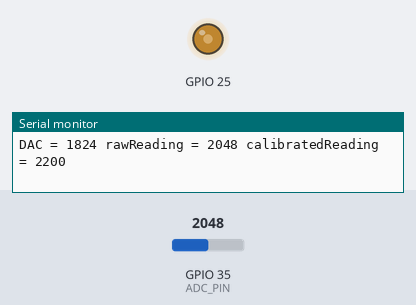
A sketch run on a simulated ESP32. Shown: output pins drawn as LEDs (lit = HIGH), the last lines printed to the serial monitor. Inputs (shaded band) come from the test bench; at power-on: GPIO 35 (ADC_PIN) = 2048 (analog values on the 0–4095 scale).

Above: at 1.2 s.
1.3 s: GPIO 35 (ADC_PIN) set to 491
At 1.98 s:
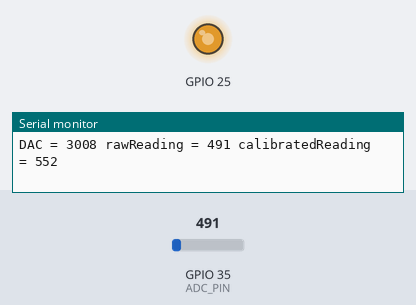
4.3 s: GPIO 35 (ADC_PIN) set to 1228
At 5.34 s:
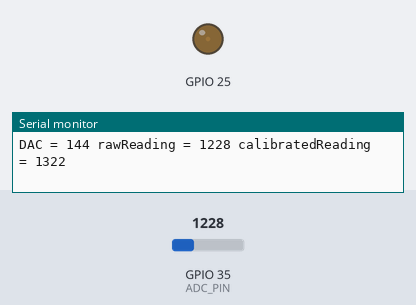
Timing chart, 0 to 13.3 s (numbered marks = the images above; inputs shaded):
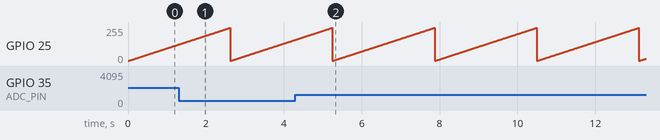

Measured:
- by itself, GPIO 25: ramps from 1/255 to 249/255 and jumps back, once every 2.6 s

The sketch:

ESP32_ADC_corrected_example.ino
```cpp
#include <Arduino.h>
#include <driver/dac.h>
#define ADC_PIN 35

const int ADC_LUT[4096] = { 0,
33,37,40,43,47,49,50,51,52,53,54,56,57,58,59,
60,62,63,64,65,66,67,68,69,70,71,71,72,73,74,
75,76,77,78,79,80,81,82,84,85,86,87,88,89,91,
92,93,94,95,96,97,98,99,100,101,102,103,104,105,106,
107,108,109,110,111,112,113,114,116,117,118,119,120,121,122,
124,125,126,127,128,129,130,131,133,134,135,136,137,138,139,
140,142,143,144,145,146,147,148,149,150,151,152,153,154,155,
156,157,158,159,159,161,162,163,164,165,166,167,168,169,170,
171,172,173,174,176,177,178,179,180,181,182,183,184,185,186,
187,188,190,191,192,193,194,195,196,197,198,199,200,201,203,
204,205,206,207,208,209,210,211,212,213,214,215,217,218,219,
220,221,222,223,224,225,226,228,229,230,231,232,233,235,236,
237,238,239,240,241,242,243,243,244,245,246,246,247,248,249,
249,250,251,252,253,253,254,255,256,257,258,259,260,261,262,
263,264,265,266,267,269,270,271,272,273,274,275,276,277,278,
279,280,281,282,283,284,285,286,287,288,289,290,291,292,294,
295,296,297,298,299,301,302,303,304,305,306,307,308,309,310,
311,312,313,314,316,317,318,319,320,321,322,323,324,325,326,
327,328,330,331,332,333,334,335,336,337,338,339,340,341,342,
343,344,345,346,347,348,349,349,350,351,352,354,355,356,357,
358,359,360,361,362,364,365,366,367,368,369,371,372,373,374,
376,377,378,380,381,382,384,385,386,387,388,389,390,391,392,
393,394,395,396,397,398,399,400,401,402,403,404,405,406,407,
408,409,410,411,412,413,414,415,416,417,418,419,420,421,422,
423,424,425,426,427,428,429,430,431,433,434,435,436,437,438,
440,441,442,443,444,445,446,448,449,450,451,452,453,454,455,
456,457,458,459,460,461,462,463,464,465,466,467,468,470,471,
472,473,474,475,476,477,478,479,480,481,482,483,484,485,486,
487,488,489,490,491,492,493,494,495,496,496,497,498,499,499,
500,501,502,502,503,504,504,505,506,507,507,508,509,510,510,
511,512,513,514,515,516,517,518,519,521,522,523,524,525,526,
527,528,529,530,531,532,533,534,535,536,537,538,539,540,541,
542,543,544,545,546,547,548,549,550,551,552,554,555,556,557,
558,559,560,561,562,563,563,564,565,566,567,568,568,569,570,
571,572,573,573,574,575,576,577,578,579,580,581,582,583,584,
585,586,587,588,589,590,590,591,592,593,594,596,597,598,599,
600,601,602,603,604,605,606,607,608,609,610,611,612,613,614,
615,616,617,618,619,620,622,623,624,625,626,627,629,630,631,
633,634,635,636,638,639,640,641,642,643,644,645,646,647,648,
650,651,652,653,654,655,656,657,658,659,660,662,663,664,665,
666,667,669,670,671,672,673,674,675,676,677,678,679,680,681,
682,683,684,685,686,686,687,689,690,691,692,693,695,696,697,
698,699,701,702,703,704,705,706,707,708,709,710,711,712,713,
714,715,716,718,719,720,721,722,723,724,725,726,727,728,729,
730,731,732,733,735,736,736,737,738,739,740,741,742,743,744,
744,745,746,747,748,749,750,751,751,752,753,754,755,756,757,
758,759,760,761,762,763,764,765,766,767,768,769,770,771,772,
773,774,775,776,777,778,779,780,781,782,783,785,786,787,788,
789,790,791,792,793,794,795,796,797,798,799,800,801,802,803,
804,805,806,807,808,809,810,811,812,813,814,815,816,817,818,
820,821,822,823,824,826,827,828,829,830,832,833,834,835,836,
837,838,839,840,841,842,843,844,845,846,847,848,849,850,851,
852,854,855,856,857,858,859,860,861,863,864,865,866,867,867,
868,869,870,871,872,873,874,875,876,877,878,879,880,881,882,
884,885,886,888,889,890,891,893,894,895,896,897,898,899,900,
901,902,903,904,905,906,907,908,909,910,911,912,913,914,916,
917,918,919,920,921,922,924,925,926,927,928,929,930,931,932,
933,934,935,936,937,938,939,940,941,942,943,944,945,946,947,
948,949,951,952,953,954,955,956,957,958,959,960,961,962,963,
964,965,966,967,968,970,971,972,973,974,975,976,977,978,979,
980,981,982,983,984,985,986,987,988,989,990,991,992,993,994,
995,996,997,998,999,1000,1001,1002,1003,1004,1005,1006,1007,1010,1014,
1019,1024,1025,1026,1027,1028,1029,1030,1031,1032,1033,1034,1035,1036,1037,
1038,1039,1040,1041,1042,1043,1044,1045,1046,1047,1048,1049,1050,1051,1052,
1053,1054,1055,1056,1057,1058,1059,1060,1061,1062,1063,1064,1065,1066,1067,
1068,1069,1070,1071,1072,1074,1075,1076,1077,1078,1079,1080,1081,1082,1083,
1084,1085,1086,1087,1088,1089,1090,1091,1092,1093,1094,1095,1096,1097,1098,
1099,1101,1102,1103,1104,1104,1105,1106,1107,1108,1109,1109,1110,1111,1112,
1113,1113,1114,1115,1116,1117,1118,1118,1119,1120,1121,1122,1123,1124,1125,
1126,1127,1128,1129,1130,1131,1132,1133,1134,1135,1136,1137,1138,1140,1141,
1142,1143,1144,1145,1147,1148,1149,1150,1151,1152,1153,1154,1155,1156,1157,
1158,1159,1160,1161,1162,1163,1164,1165,1166,1167,1168,1169,1170,1172,1173,
1174,1175,1176,1177,1179,1180,1181,1182,1183,1184,1185,1186,1187,1188,1189,
1190,1191,1192,1193,1194,1195,1196,1196,1197,1198,1199,1200,1201,1202,1203,
1204,1205,1206,1207,1209,1210,1211,1212,1213,1214,1215,1216,1217,1218,1219,
1220,1221,1222,1223,1224,1225,1226,1227,1228,1229,1230,1231,1232,1233,1234,
1235,1236,1237,1238,1239,1241,1242,1243,1244,1245,1246,1247,1248,1249,1250,
1251,1252,1253,1254,1255,1256,1257,1258,1259,1260,1261,1262,1263,1264,1265,
1266,1267,1268,1268,1269,1270,1271,1272,1273,1274,1274,1275,1276,1277,1278,
1279,1280,1281,1282,1283,1284,1285,1286,1287,1288,1289,1290,1291,1293,1294,
1295,1296,1297,1298,1299,1300,1301,1302,1303,1304,1305,1306,1307,1308,1309,
1310,1311,1312,1313,1314,1315,1316,1317,1318,1319,1320,1321,1322,1323,1324,
1325,1326,1327,1328,1329,1330,1331,1332,1333,1334,1335,1336,1337,1338,1339,
1340,1341,1342,1343,1344,1345,1346,1347,1349,1350,1351,1352,1353,1354,1355,
1356,1358,1359,1360,1361,1362,1363,1364,1365,1366,1367,1368,1369,1370,1371,
1372,1373,1374,1375,1376,1377,1378,1379,1380,1381,1382,1383,1384,1385,1386,
1386,1387,1388,1389,1390,1391,1393,1394,1395,1397,1398,1399,1401,1402,1404,
1405,1406,1408,1409,1409,1410,1411,1412,1413,1414,1414,1415,1416,1417,1418,
1418,1419,1420,1421,1422,1423,1423,1425,1426,1427,1428,1429,1430,1432,1433,
1434,1435,1436,1438,1439,1440,1441,1442,1443,1444,1445,1446,1447,1448,1449,
1450,1451,1452,1453,1453,1454,1455,1457,1458,1459,1460,1462,1463,1464,1465,
1467,1468,1469,1470,1472,1472,1473,1474,1475,1476,1477,1477,1478,1479,1480,
1481,1482,1482,1483,1484,1485,1486,1486,1487,1488,1489,1491,1492,1493,1495,
1496,1497,1498,1500,1501,1502,1503,1504,1505,1506,1507,1508,1509,1510,1511,
1512,1513,1513,1514,1515,1516,1517,1518,1519,1520,1521,1521,1522,1523,1524,
1524,1525,1526,1527,1528,1528,1529,1530,1531,1531,1532,1533,1534,1535,1535,
1536,1537,1538,1539,1540,1541,1542,1543,1544,1545,1546,1547,1547,1548,1549,
1550,1551,1552,1553,1554,1556,1557,1558,1559,1560,1561,1562,1563,1564,1565,
1566,1567,1568,1569,1571,1572,1573,1574,1575,1576,1577,1578,1579,1580,1581,
1582,1583,1584,1585,1586,1587,1588,1589,1590,1591,1592,1592,1593,1594,1595,
1596,1597,1598,1599,1600,1601,1603,1604,1605,1606,1607,1608,1609,1611,1612,
1613,1614,1615,1616,1617,1618,1619,1620,1621,1622,1623,1624,1625,1626,1627,
1628,1629,1630,1631,1632,1633,1634,1634,1635,1636,1637,1638,1639,1639,1640,
1641,1642,1643,1643,1644,1645,1646,1647,1648,1649,1650,1651,1652,1653,1654,
1655,1657,1658,1659,1660,1661,1662,1663,1664,1665,1666,1667,1668,1669,1670,
1671,1672,1673,1674,1675,1676,1677,1678,1679,1680,1681,1682,1683,1684,1685,
1686,1687,1688,1689,1690,1691,1692,1693,1694,1695,1696,1697,1699,1700,1701,
1702,1703,1704,1705,1707,1708,1709,1710,1711,1712,1713,1714,1715,1716,1717,
1718,1719,1720,1721,1722,1723,1724,1726,1727,1728,1729,1730,1731,1732,1733,
1734,1735,1736,1737,1738,1740,1741,1742,1743,1744,1745,1746,1747,1748,1749,
1750,1751,1752,1753,1754,1755,1756,1757,1757,1758,1759,1760,1762,1763,1764,
1765,1766,1767,1768,1769,1770,1771,1772,1774,1775,1776,1777,1777,1778,1779,
1780,1781,1782,1783,1783,1784,1785,1786,1787,1788,1789,1789,1790,1791,1792,
1793,1794,1795,1796,1797,1798,1799,1800,1801,1802,1803,1804,1805,1806,1807,
1808,1809,1810,1811,1812,1813,1814,1816,1817,1818,1819,1820,1821,1822,1823,
1825,1826,1827,1828,1829,1830,1831,1832,1833,1834,1835,1836,1837,1838,1839,
1840,1841,1842,1843,1844,1845,1846,1847,1848,1849,1850,1851,1852,1853,1854,
1855,1856,1857,1858,1859,1860,1861,1862,1863,1864,1865,1866,1867,1868,1868,
1869,1870,1871,1873,1874,1875,1876,1877,1878,1880,1881,1882,1883,1884,1885,
1887,1888,1889,1890,1891,1892,1893,1894,1895,1896,1897,1898,1899,1900,1901,
1902,1903,1905,1906,1908,1909,1911,1912,1914,1915,1917,1918,1920,1921,1921,
1922,1923,1924,1925,1925,1926,1927,1928,1929,1930,1930,1931,1932,1933,1934,
1934,1935,1936,1937,1938,1940,1941,1942,1943,1944,1945,1947,1948,1949,1950,
1951,1952,1954,1955,1956,1957,1958,1959,1960,1961,1962,1963,1964,1965,1966,
1967,1968,1970,1971,1972,1973,1975,1976,1977,1978,1980,1981,1982,1983,1984,
1985,1986,1987,1988,1989,1990,1991,1991,1992,1993,1994,1995,1996,1997,1998,
1998,1999,2000,2001,2003,2004,2005,2006,2007,2008,2009,2047,2012,2046,2014,
2015,2016,2017,2018,2041,2020,2021,2039,2038,2024,2025,2036,2035,2034,2066,
2033,2032,2069,2070,2071,2072,2073,2074,2075,2076,2077,2078,2079,2080,2081,
2083,2084,2085,2086,2087,2088,2089,2090,2092,2093,2094,2095,2096,2097,2098,
2099,2100,2101,2102,2103,2104,2105,2106,2108,2109,2110,2111,2112,2113,2114,
2115,2116,2117,2118,2119,2121,2122,2123,2124,2125,2126,2127,2128,2129,2130,
2131,2132,2133,2134,2135,2136,2137,2138,2139,2140,2141,2142,2143,2144,2145,
2147,2148,2149,2150,2151,2152,2153,2155,2156,2157,2158,2159,2160,2162,2163,
2164,2165,2166,2167,2169,2170,2171,2172,2173,2175,2176,2177,2178,2179,2180,
2181,2182,2183,2184,2185,2186,2187,2188,2190,2191,2192,2192,2193,2194,2194,
2195,2196,2196,2197,2198,2198,2199,2200,2200,2201,2202,2202,2203,2204,2204,
2205,2206,2206,2207,2208,2209,2210,2211,2213,2214,2215,2216,2217,2219,2220,
2221,2222,2224,2225,2226,2227,2228,2229,2230,2231,2232,2233,2234,2235,2236,
2237,2238,2239,2240,2241,2243,2244,2245,2246,2247,2248,2249,2250,2251,2253,
2254,2255,2256,2257,2258,2259,2260,2261,2262,2263,2264,2265,2266,2268,2269,
2270,2271,2272,2273,2274,2275,2276,2277,2279,2280,2281,2282,2283,2284,2285,
2286,2288,2288,2289,2290,2291,2292,2292,2293,2294,2295,2296,2296,2297,2298,
2299,2300,2300,2301,2302,2303,2304,2305,2306,2307,2308,2309,2310,2311,2312,
2313,2314,2315,2316,2317,2318,2319,2320,2321,2323,2324,2325,2326,2327,2328,
2329,2330,2332,2333,2334,2335,2336,2337,2338,2339,2340,2341,2343,2344,2345,
2346,2347,2348,2349,2350,2351,2352,2353,2354,2355,2357,2358,2359,2360,2361,
2362,2363,2364,2365,2366,2367,2368,2369,2370,2371,2372,2374,2375,2376,2377,
2378,2379,2380,2381,2382,2383,2384,2385,2386,2387,2388,2389,2390,2391,2393,
2394,2395,2396,2397,2398,2399,2400,2401,2402,2403,2404,2405,2406,2407,2408,
2409,2410,2411,2413,2414,2415,2416,2417,2418,2419,2420,2421,2422,2423,2424,
2425,2426,2427,2428,2429,2431,2432,2433,2434,2435,2436,2437,2438,2439,2440,
2441,2442,2443,2444,2445,2446,2447,2448,2449,2450,2451,2452,2453,2454,2455,
2456,2457,2458,2459,2460,2461,2462,2463,2464,2465,2466,2467,2468,2469,2470,
2471,2472,2473,2474,2475,2476,2477,2478,2480,2481,2482,2483,2485,2486,2487,
2488,2490,2491,2492,2493,2495,2496,2497,2498,2498,2499,2500,2501,2502,2503,
2504,2505,2505,2506,2507,2508,2509,2510,2511,2511,2513,2514,2515,2517,2518,
2519,2521,2522,2524,2525,2526,2528,2529,2530,2531,2532,2533,2534,2535,2536,
2537,2538,2539,2540,2541,2542,2543,2544,2545,2546,2546,2547,2548,2549,2549,
2550,2551,2551,2552,2553,2554,2554,2555,2556,2556,2557,2558,2559,2559,2560,
2561,2562,2563,2564,2565,2566,2567,2567,2568,2569,2570,2571,2572,2573,2574,
2575,2576,2577,2578,2579,2580,2581,2582,2583,2584,2585,2586,2587,2588,2589,
2590,2591,2592,2593,2594,2595,2596,2597,2598,2599,2600,2601,2602,2603,2604,
2605,2606,2607,2609,2610,2611,2612,2613,2615,2616,2617,2618,2619,2621,2622,
2623,2624,2625,2626,2627,2628,2629,2630,2631,2632,2633,2634,2634,2635,2636,
2637,2638,2639,2640,2641,2642,2644,2645,2646,2647,2648,2649,2651,2652,2653,
2654,2655,2656,2657,2658,2659,2660,2661,2662,2663,2664,2665,2666,2667,2668,
2669,2670,2671,2673,2674,2675,2677,2678,2680,2681,2683,2684,2686,2687,2688,
2689,2690,2691,2692,2692,2693,2694,2695,2696,2697,2698,2698,2699,2700,2701,
2702,2703,2703,2705,2706,2707,2708,2710,2711,2712,2714,2715,2716,2718,2719,
2720,2721,2721,2722,2723,2723,2724,2725,2725,2726,2727,2728,2728,2729,2730,
2730,2731,2732,2732,2733,2734,2734,2735,2736,2737,2738,2740,2741,2742,2743,
2745,2746,2747,2749,2750,2751,2752,2753,2754,2755,2756,2757,2758,2758,2759,
2760,2761,2762,2763,2764,2765,2766,2766,2767,2768,2770,2771,2772,2774,2775,
2776,2778,2779,2780,2782,2783,2784,2785,2786,2787,2788,2789,2790,2791,2792,
2793,2794,2795,2796,2797,2798,2799,2800,2800,2801,2802,2803,2804,2805,2805,
2806,2807,2808,2809,2810,2811,2811,2812,2813,2814,2815,2816,2817,2818,2819,
2820,2821,2822,2823,2824,2825,2826,2827,2828,2829,2830,2831,2832,2833,2834,
2835,2836,2837,2838,2839,2840,2841,2842,2843,2844,2845,2846,2847,2848,2849,
2850,2851,2852,2853,2854,2855,2856,2857,2858,2860,2861,2862,2863,2864,2865,
2866,2868,2869,2871,2872,2873,2875,2876,2878,2879,2880,2881,2882,2883,2884,
2884,2885,2886,2887,2888,2889,2890,2890,2891,2892,2893,2894,2895,2896,2897,
2898,2899,2900,2901,2902,2903,2904,2905,2907,2908,2909,2910,2911,2912,2913,
2914,2915,2916,2917,2918,2919,2920,2921,2922,2923,2924,2925,2926,2927,2928,
2929,2930,2932,2933,2934,2936,2937,2939,2940,2941,2943,2944,2945,2946,2947,
2948,2949,2950,2951,2952,2953,2954,2955,2956,2957,2958,2959,2960,2961,2962,
2963,2964,2965,2966,2967,2968,2969,2970,2971,2972,2973,2974,2975,2976,2977,
2978,2979,2980,2981,2982,2983,2984,2985,2986,2987,2988,2989,2990,2991,2992,
2993,2994,2995,2996,2997,2998,2999,3000,3001,3003,3004,3005,3006,3007,3008,
3009,3010,3011,3012,3013,3014,3015,3016,3017,3018,3019,3020,3021,3022,3023,
3024,3025,3026,3027,3028,3029,3030,3031,3032,3033,3034,3035,3036,3037,3038,
3039,3040,3041,3042,3043,3044,3045,3046,3047,3048,3049,3050,3051,3052,3053,
3054,3055,3057,3059,3062,3064,3067,3069,3072,3073,3074,3076,3077,3078,3080,
3081,3082,3084,3085,3086,3087,3088,3089,3090,3091,3092,3093,3094,3094,3095,
3096,3097,3098,3099,3100,3100,3101,3102,3103,3104,3105,3106,3107,3108,3109,
3110,3111,3112,3113,3114,3116,3117,3118,3119,3120,3121,3122,3123,3124,3125,
3127,3128,3129,3130,3131,3132,3133,3134,3136,3137,3138,3139,3140,3141,3142,
3143,3144,3145,3146,3147,3148,3149,3150,3151,3152,3153,3154,3154,3155,3156,
3157,3158,3159,3160,3160,3161,3162,3163,3164,3165,3166,3166,3167,3168,3169,
3171,3172,3173,3174,3175,3176,3177,3178,3180,3181,3182,3183,3184,3185,3186,
3187,3188,3189,3190,3191,3192,3193,3194,3195,3196,3196,3197,3198,3199,3200,
3202,3203,3204,3205,3206,3207,3208,3210,3211,3212,3213,3214,3215,3216,3217,
3218,3219,3220,3221,3222,3223,3224,3225,3226,3226,3227,3228,3229,3230,3231,
3232,3233,3234,3235,3237,3238,3239,3240,3241,3242,3243,3244,3246,3247,3248,
3249,3249,3250,3251,3251,3252,3253,3254,3254,3255,3256,3257,3257,3258,3259,
3260,3260,3261,3262,3262,3263,3264,3265,3266,3267,3268,3269,3270,3271,3272,
3273,3274,3275,3276,3277,3278,3279,3280,3281,3281,3282,3283,3284,3285,3286,
3286,3287,3288,3289,3290,3291,3291,3292,3293,3294,3295,3296,3296,3298,3299,
3300,3301,3302,3303,3304,3305,3306,3307,3308,3309,3310,3311,3312,3313,3314,
3314,3315,3316,3317,3318,3318,3319,3320,3321,3322,3322,3323,3324,3325,3326,
3326,3327,3328,3329,3330,3331,3332,3333,3334,3335,3336,3337,3338,3339,3340,
3341,3342,3343,3344,3345,3346,3347,3348,3349,3350,3351,3352,3353,3354,3355,
3356,3357,3358,3359,3359,3360,3361,3362,3363,3364,3365,3366,3367,3368,3369,
3370,3371,3372,3373,3374,3375,3376,3377,3378,3379,3380,3381,3382,3383,3384,
3385,3386,3387,3388,3389,3390,3391,3392,3393,3394,3395,3396,3397,3398,3398,
3399,3400,3401,3402,3403,3404,3405,3406,3407,3407,3408,3409,3410,3411,3412,
3413,3414,3415,3416,3417,3418,3419,3420,3421,3422,3423,3424,3425,3426,3427,
3428,3429,3430,3431,3432,3433,3434,3435,3436,3437,3438,3438,3439,3441,3442,
3443,3444,3445,3446,3448,3449,3450,3451,3452,3453,3455,3456,3457,3457,3458,
3459,3460,3460,3461,3462,3463,3463,3464,3465,3466,3467,3467,3468,3469,3470,
3470,3471,3472,3473,3474,3475,3476,3477,3478,3479,3480,3481,3482,3483,3484,
3485,3486,3487,3488,3489,3489,3490,3491,3492,3493,3493,3494,3495,3496,3497,
3498,3498,3499,3500,3501,3502,3502,3503,3504,3505,3506,3507,3508,3509,3510,
3511,3512,3513,3514,3515,3516,3517,3518,3519,3520,3521,3522,3523,3524,3524,
3525,3526,3527,3528,3529,3530,3530,3531,3532,3533,3534,3535,3535,3536,3537,
3538,3539,3540,3541,3542,3543,3544,3545,3546,3547,3548,3548,3549,3550,3551,
3552,3553,3554,3555,3556,3557,3558,3559,3559,3560,3561,3562,3563,3564,3565,
3566,3567,3568,3568,3569,3569,3570,3570,3571,3571,3572,3573,3573,3574,3574,
3575,3575,3576,3576,3577,3577,3578,3578,3579,3579,3580,3580,3581,3582,3582,
3583,3583,3584,3584,3585,3586,3587,3588,3589,3590,3591,3592,3593,3593,3594,
3595,3596,3597,3598,3599,3600,3601,3601,3602,3603,3604,3605,3606,3607,3608,
3608,3609,3610,3611,3612,3613,3614,3614,3615,3616,3617,3618,3618,3619,3620,
3621,3621,3622,3623,3624,3624,3625,3626,3627,3627,3628,3629,3630,3630,3631,
3632,3633,3634,3635,3635,3636,3637,3638,3639,3640,3641,3641,3642,3643,3644,
3645,3646,3647,3648,3648,3649,3650,3651,3652,3652,3653,3654,3655,3656,3656,
3657,3658,3659,3660,3661,3661,3662,3663,3664,3665,3665,3666,3667,3668,3669,
3670,3670,3671,3672,3673,3674,3674,3675,3676,3677,3678,3679,3679,3680,3681,
3682,3683,3684,3684,3685,3686,3687,3688,3689,3689,3690,3691,3692,3693,3694,
3695,3695,3696,3697,3697,3698,3699,3699,3700,3700,3701,3702,3702,3703,3703,
3704,3705,3705,3706,3706,3707,3708,3708,3709,3709,3710,3711,3711,3712,3713,
3714,3714,3715,3716,3717,3718,3719,3720,3720,3721,3722,3723,3724,3725,3725,
3726,3727,3728,3729,3729,3730,3731,3732,3732,3733,3734,3734,3735,3736,3737,
3737,3738,3739,3739,3740,3741,3742,3742,3743,3744,3745,3745,3746,3747,3748,
3748,3749,3750,3751,3751,3752,3753,3754,3754,3755,3756,3757,3757,3758,3759,
3760,3761,3761,3762,3763,3764,3764,3765,3766,3767,3767,3768,3769,3770,3771,
3771,3772,3773,3774,3774,3775,3776,3777,3777,3778,3779,3779,3780,3781,3782,
3782,3783,3784,3784,3785,3786,3786,3787,3788,3789,3789,3790,3791,3791,3792,
3793,3793,3794,3795,3795,3796,3797,3798,3798,3799,3800,3800,3801,3802,3802,
3803,3804,3804,3805,3806,3806,3807,3808,3808,3809,3810,3811,3811,3812,3813,
3813,3814,3815,3816,3816,3817,3818,3818,3819,3820,3821,3821,3822,3823,3823,
3824,3825,3825,3826,3826,3827,3827,3828,3828,3829,3829,3830,3830,3831,3832,
3832,3833,3833,3834,3834,3835,3835,3836,3836,3837,3838,3838,3839,3839,3840,
3840,3841,3842,3842,3843,3844,3845,3845,3846,3847,3847,3848,3849,3849,3850,
3851,3852,3852,3853,3854,3854,3855,3856,3856,3857,3858,3858,3859,3860,3860,
3861,3862,3862,3863,3863,3864,3865,3865,3866,3867,3867,3868,3869,3869,3870,
3871,3871,3872,3872,3873,3874,3874,3875,3876,3876,3877,3877,3878,3879,3879,
3880,3880,3881,3882,3882,3883,3884,3884,3885,3885,3886,3887,3887,3888,3888,
3889,3890,3890,3891,3892,3892,3893,3894,3894,3895,3895,3896,3897,3897,3898,
3899,3899,3900,3901,3901,3902,3902,3903,3904,3904,3905,3906,3906,3907,3908,
3908,3909,3910,3911,3911,3912,3913,3913,3914,3915,3915,3916,3917,3917,3918,
3919,3920,3920,3921,3921,3922,3923,3923,3924,3925,3925,3926,3927,3927,3928,
3928,3929,3930,3930,3931,3932,3932,3933,3934,3934,3935,3935,3936,3937,3937,
3938,3939,3939,3940,3941,3941,3942,3942,3943,3944,3944,3945,3946,3946,3947,
3948,3948,3949,3949,3950,3951,3951,3952,3953,3953,3954,3955,3955,3956,3957,
3957,3958,3958,3959,3960,3960,3961,3962,3962,3963,3964,3964,3965,3966,3966,
3967,3968,3968,3969,3969,3970,3971,3971,3972,3972,3973,3974,3974,3975,3975,
3976,3977,3977,3978,3978,3979,3980,3980,3981,3981,3982,3983,3983,3984,3984,
3985,3986,3986,3987,3987,3988,3988,3989,3990,3990,3991,3991,3992,3992,3993,
3994,3994,3995,3995,3996,3996,3997,3998,3998,3999,3999,4000,4000,4001,4002,
4002,4003,4003,4004,4004,4005,4006,4006,4007,4007,4008,4009,4009,4010,4010,
4011,4011,4012,4013,4013,4014,4014,4015,4016,4016,4017,4017,4018,4019,4019,
4020,4021,4021,4022,4022,4023,4024,4024,4025,4026,4026,4027,4027,4028,4029,
4029,4030,4031,4031,4032,4033,4035,4036,4038,4039,4041,4042,4044,4046,4047
};


void setup() {
    dac_output_enable(DAC_CHANNEL_1);        // Enable DAC on pin 25
    dac_output_voltage(DAC_CHANNEL_1, 0);    // Setup output voltage to 0
    analogReadResolution(12);
    Serial.begin(115200);
    while (!Serial) {}
}

void loop() {
    for (int i=1; i<250; i++) {
      dac_output_voltage(DAC_CHANNEL_1, i);    // DAC output (8-bit resolution)
      delayMicroseconds(100);
      int rawReading = analogRead(ADC_PIN);                          // read value from ADC
      int calibratedReading = (int)ADC_LUT[rawReading];    // get the calibrated value from LUT

      // Run Serial Plotter to see the results
      Serial.print(F("DAC = "));
      Serial.print(i*16);
      Serial.print(F(" rawReading = "));
      Serial.print(rawReading);
      Serial.print(F(" calibratedReading = "));
      Serial.println(calibratedReading);
      delay(10);
    }

}
```
